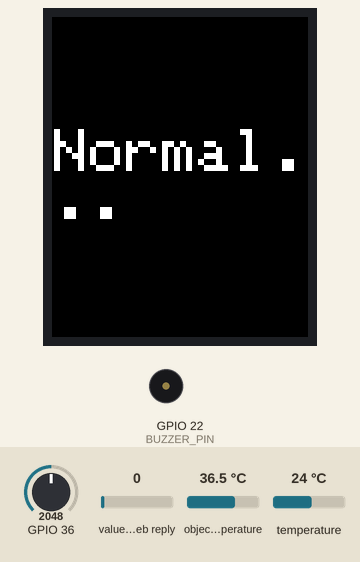
The sketch below on a simulated ESP32. Shown: 128×160 colour display, buzzer (waves = sounding, pin HIGH). The inputs (shaded band) are chosen by the test bench; at power-on: GPIO 36 = 2048, value in the web reply 0, object temperature 36.5 °C, temperature 24 °C. WiFi joins after 1.5 s; servers stay silent unless stated; web services answer with replies made up by the test bench; what the sketch prints to the serial monitor is not drawn.

Above: at 2.3 s.
At 31.15 s:
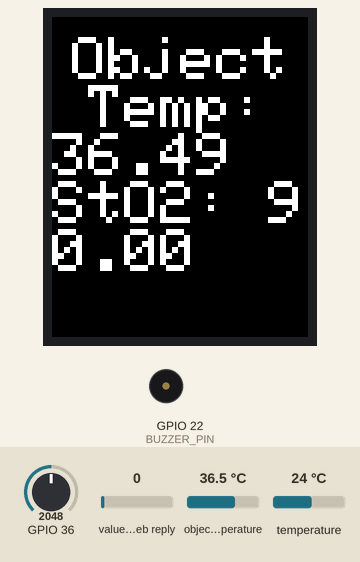
At 61.2 s:
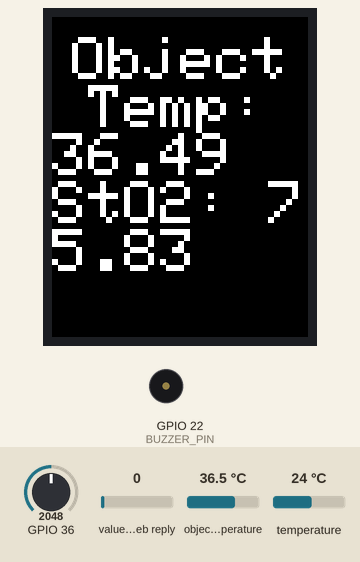
At 91.58 s:
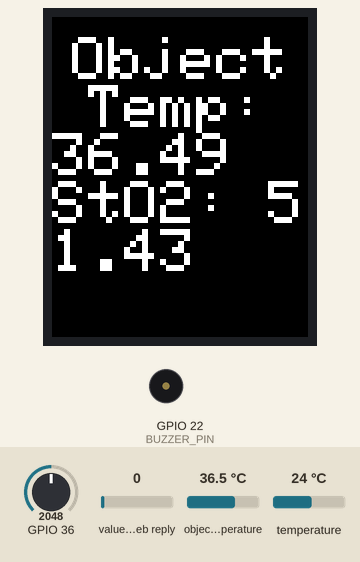
At 121.6 s:
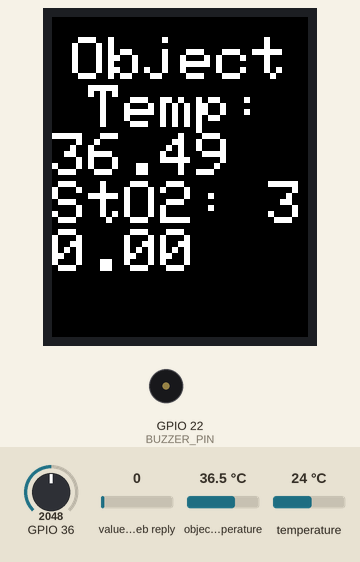

The sketch:

ESP_Chip.ino
```cpp
#include <WiFi.h>
#include <HTTPClient.h>
#include <ThingSpeak.h>
#include <Adafruit_GFX.h>
#include <Adafruit_ST7735.h>
#include <SPI.h>
#include <Adafruit_MLX90614.h>
#include <TFT_eSPI.h>

// Pin definitions for ESP32
#define TFT_CS 5
#define TFT_RST 17
#define TFT_DC 15
#define TFT_MOSI 23
#define TFT_SCLK 18
#define BUZZER_PIN 22

// MLX90614 Pins
#define SDA_PIN 21
#define SCL_PIN 22

// WiFi Credentials
const char* ssid = "Arudchelvan's Galaxy A22 5G";
const char* password = "bbiu7407";

// ThingSpeak Configuration
unsigned long channelID = 2776369;
const char* writeAPIKey = "0O430J900EZDY24U";
const char* readAPIKey = "XFJ0EYVNX1WDPYQD";

// MLX90614 Sensor
Adafruit_MLX90614 mlx = Adafruit_MLX90614();
WiFiClient client;

// TFT Display
Adafruit_ST7735 tft = Adafruit_ST7735(TFT_CS, TFT_DC, TFT_MOSI, TFT_SCLK, TFT_RST);

// Lookup Table for StO2
float lut_ratios[] = { 0.3, 0.4, 0.5, 0.6, 0.7, 0.8, 0.9, 1.0, 1.1, 1.2, 1.3, 1.4, 1.5 };
float lut_values[] = { 90, 85, 80, 75, 70, 65, 60, 55, 50, 45, 40, 35, 30 };

static int i = 0;
String cramp_status = "";  // Declared as a global variable

// Timing management
unsigned long lastThingSpeakUpdate = 0;
unsigned long lastCrampDataFetch = 0;
const unsigned long thingSpeakInterval = 30000;
const unsigned long crampFetchInterval = 60000;

// Function to calculate StO2 using LUT
float calculate_Sto2(float ratio) {
  for (int j = 0; j < sizeof(lut_ratios) / sizeof(lut_ratios[0]) - 1; j++) {
    if (ratio >= lut_ratios[j] && ratio <= lut_ratios[j + 1]) {
      float r1 = lut_ratios[j];
      float r2 = lut_ratios[j + 1];
      float s1 = lut_values[j];
      float s2 = lut_values[j + 1];
      return s1 + (s2 - s1) * (ratio - r1) / (r2 - r1);
    }
  }
  return -1;
}

// Buzzer patterns
void continuousBuzzer() {
  digitalWrite(BUZZER_PIN, HIGH);
}

void intermittentBuzzer(int delayMs) {
  digitalWrite(BUZZER_PIN, HIGH);
  delay(500);
  digitalWrite(BUZZER_PIN, LOW);
  delay(delayMs - 500);
}

void displayCenteredText(String text) {
  tft.fillScreen(TFT_BLACK);
  tft.setTextSize(3);
  tft.setTextColor(TFT_WHITE, TFT_BLACK);

  int16_t x1, y1;
  uint16_t w, h;
  tft.getTextBounds(text, 0, 0, &x1, &y1, &w, &h);

  int centerX = (tft.width() - w) / 2;
  int centerY = (tft.height() - h) / 2;

  tft.setCursor(centerX, centerY);
  tft.print(text);
}

void setup() {
  Serial.begin(9600);

  tft.initR(INITR_BLACKTAB);
  tft.fillScreen(ST77XX_BLACK);
  tft.setTextColor(ST77XX_WHITE);
  tft.setTextSize(5);

  Wire.begin(SDA_PIN, SCL_PIN);
  if (!mlx.begin()) {
    Serial.println("Error: MLX90614 not detected. Check wiring.");
    tft.setCursor(10, 50);
    tft.println("MLX90614 Error!");
    while (true)
      ;
  }

  WiFi.begin(ssid, password);
  while (WiFi.status() != WL_CONNECTED) {
    delay(1000);
    Serial.println("Connecting to WiFi...");
  }
  Serial.println("Connected to WiFi");
  displayCenteredText("Connected to WiFi");
  ThingSpeak.begin(client);

  pinMode(BUZZER_PIN, OUTPUT);
  digitalWrite(BUZZER_PIN, LOW);
}

void loop() {
  unsigned long currentMillis = millis();
  Wire.begin(SDA_PIN, SCL_PIN);

  if (currentMillis - lastThingSpeakUpdate >= thingSpeakInterval) {
    lastThingSpeakUpdate = currentMillis;
    float ambientTemp = mlx.readAmbientTempC();
    float objectTemp = mlx.readObjectTempC();
    if (isnan(ambientTemp) || isnan(objectTemp)) {
      Serial.println("Error: MLX90614 returned NaN. Check connections.");
      tft.fillScreen(ST77XX_RED);
      tft.setCursor(10, 50);
      tft.println("Sensor Error!");
      return;
    }

    int emg_signal = analogRead(36);
    float normalized_emg = map(emg_signal, 0, 1023, 0, 100);

    int ac_red[] = { 80, 70, 60, 50, 40 };
    int dc_red[] = { 40, 30, 20, 10, 5 };
    int ac_ir[] = { 80, 60, 70, 80, 60 };
    int dc_ir[] = { 5, 15, 25, 35, 45 };

    float ratio = (float(ac_red[i]) / dc_red[i]) / (float(ac_ir[i]) / dc_ir[i]);
    ratio = constrain(ratio, 0.3, 1.5);
    float sto2 = calculate_Sto2(ratio);
    i = (i + 1) % 5;

    tft.fillScreen(ST77XX_BLACK);
    tft.setCursor(10, 10);
    tft.print("Object Temp: ");
    tft.println(objectTemp);
    tft.print("StO2: ");
    tft.println(sto2);

    ThingSpeak.setField(1, normalized_emg);
    ThingSpeak.setField(2, objectTemp);
    ThingSpeak.setField(3, sto2);
    if (ThingSpeak.writeFields(channelID, writeAPIKey) == 200) {
      Serial.println("Data sent.");
    } else {
      Serial.println("Error sending data.");
      displayCenteredText("Error sending data.");
    }

    if (currentMillis - lastCrampDataFetch >= crampFetchInterval) {
      lastCrampDataFetch = currentMillis;

      String url = "http://api.thingspeak.com/channels/" + String(channelID) + "/fields/4/last?api_key=" + readAPIKey;
      HTTPClient http;
      http.begin(url);
      int httpResponseCode = http.GET();

      if (httpResponseCode == 200) {
        cramp_status = http.getString();  // Update global variable
        Serial.println("Cramp data: " + cramp_status);
      } else {
        Serial.println("Error retrieving cramp data: " + String(httpResponseCode));
      }
      http.end();
    }
  }

  if (cramp_status == "1") {
    continuousBuzzer();
    displayCenteredText("Cramp detect- sevier");
  } else if (cramp_status.indexOf('%') != -1) {
    int crampPercentage = cramp_status.toInt();
    String myString = String(crampPercentage);
    if (crampPercentage > 90) {
      continuousBuzzer();
      displayCenteredText( myString);
    } else if (crampPercentage > 75) {
      intermittentBuzzer(1000);
      displayCenteredText( myString);
    } else if (crampPercentage > 50) {
      intermittentBuzzer(2000);
      displayCenteredText( myString);
    } else {
      digitalWrite(BUZZER_PIN, LOW);
      displayCenteredText( myString);
    }
  } else {
    digitalWrite(BUZZER_PIN, LOW);
    displayCenteredText("Normal...");
  }

  delay(1000);
}
```

Measured:
- what the display in image 0 shows lasts 28.8 s, from 2.2 s to 31.0 s
- what the display in image 2 shows lasts 0.5 s, from 61.1 s to 61.6 s
